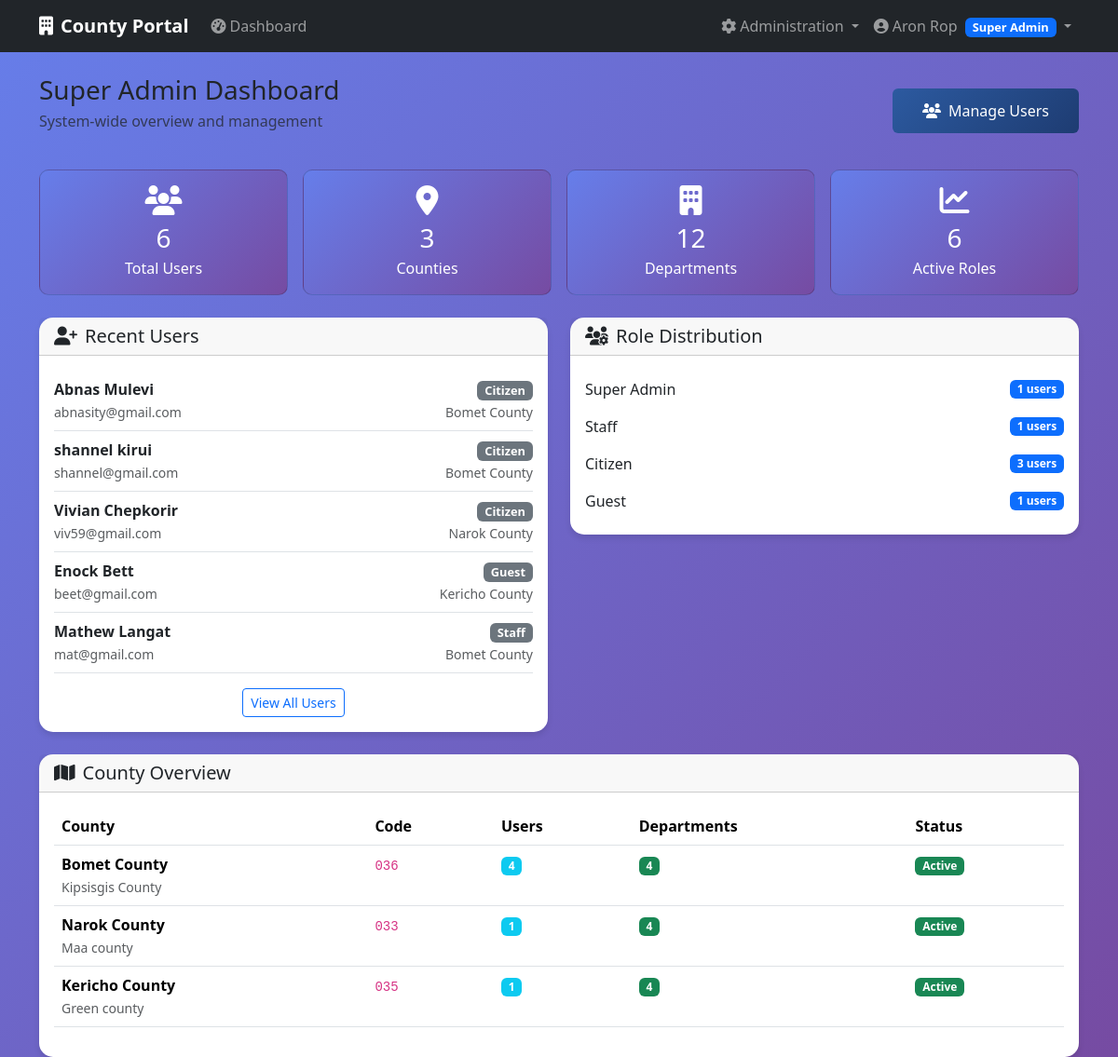
The page /admin-dashboard (signed in) on the database as committed earlier.
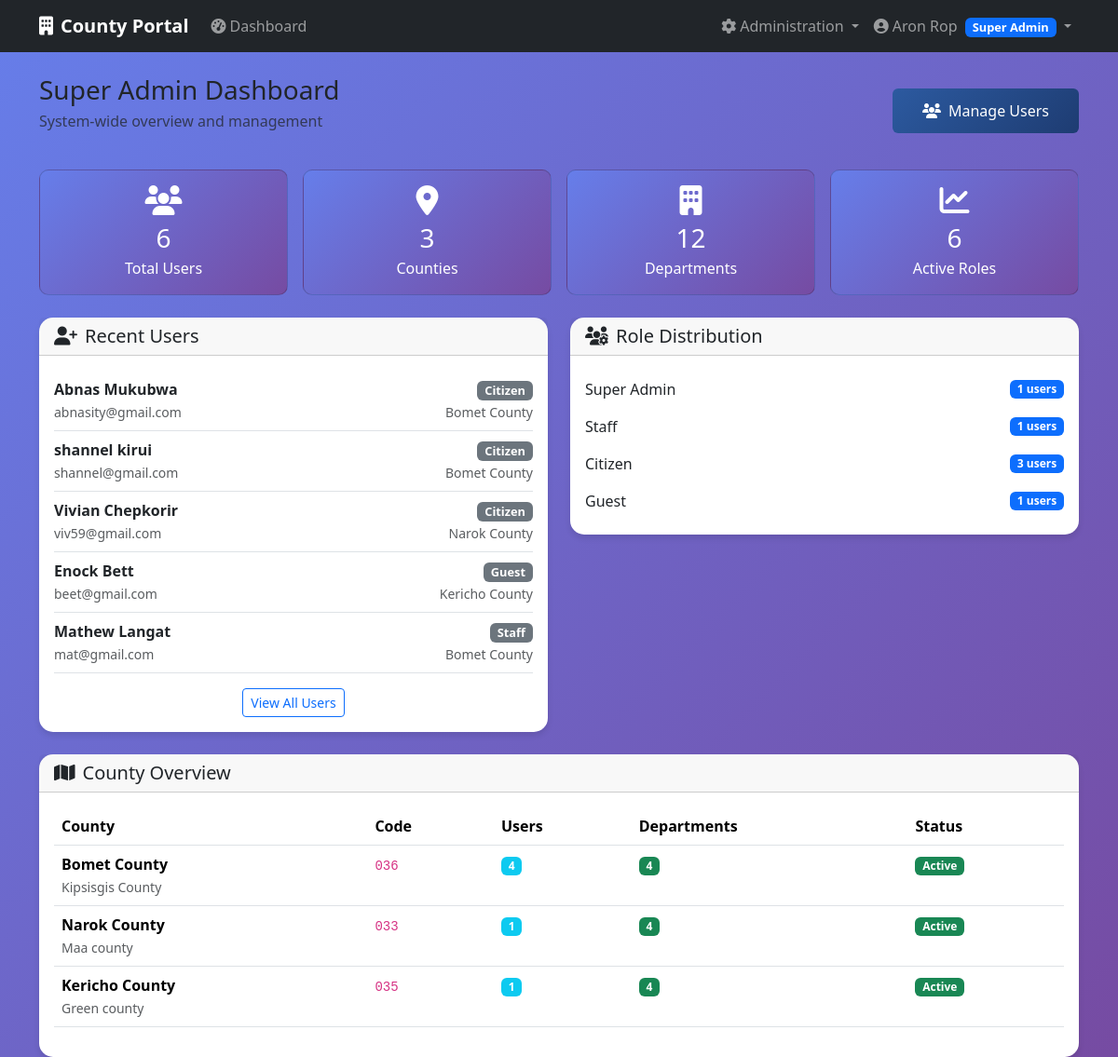
The same page on the database as committed later.
### app/models/user.py (models this page shows, shortened)
class User(db.Model, UserMixin):
    __tablename__ = 'users'
    id = db.Column(db.Integer, primary_key=True)
    email = db.Column(db.String(200), unique=True, nullable=False)
    password = db.Column(db.String(128), nullable=False)
    active = db.Column(db.Boolean(), default=True)
    confirmed_at = db.Column(db.DateTime())
    created_at = db.Column(db.DateTime(), nullable=False, default=db.func.current_timestamp())
    fs_uniquifier = db.Column(db.String(255), unique=True, nullable=False, default=lambda: str(uuid.uuid4()))
    county_id = db.Column(db.Integer, db.ForeignKey('counties.id'))
    department_id = db.Column(db.Integer, db.ForeignKey('departments.id'))
    last_login_at = db.Column(db.DateTime())
    current_login_at = db.Column(db.DateTime())
    last_login_ip = db.Column(db.String(50))
    current_login_ip = db.Column(db.String(50))
    login_count = db.Column(db.Integer, default=0)
    first_name = db.Column(db.String(100))
    last_name = db.Column(db.String(100))
    phone = db.Column(db.String(20))
    roles = db.relationship('Role', secondary=roles_users, backref=db.backref('users', lazy='dynamic'))
    def full_name(self):
        if self.first_name and self.last_name:
            return f"{self.first_name} {self.last_name}"
        return self.email.split('@')[0] # Fallback if user dont provide first and last name or both
    def has_role(self, role_name):
        return any(role.name == role_name for role in self.roles)

### app/models/county.py (models this page shows, shortened)
class County(db.Model):
        __tablename__ = 'counties'
        id = db.Column(db.Integer, primary_key=True)
        name = db.Column(db.String(100), unique=True, nullable=False)
        code = db.Column(db.String(10), unique=True, nullable=False)
        description = db.Column(db.Text)
        active = db.Column(db.Boolean, default=True)
        created_at = db.Column(db.DateTime, default=datetime.utcnow)
        users = db.relationship('User', backref='county', lazy='dynamic')
        departments = db.relationship('Department', backref='county',   lazy='dynamic')

### app/main/views.py (the view)
@main_bp.route('/admin-dashboard')
@login_required
@roles_required(UserRoles.SUPER_ADMIN)
def admin_dashboard():
    total_users = User.query.count()
    total_counties = County.query.count()
    total_departments = Department.query.count()
    recent_users = User.query.order_by(User.created_at.desc()).limit(5).all()
    role_stats = {}
    for role in Role.query.all():
        role_stats[role.name] = len(role.users.all())
    county_stats = []
    for county in County.query.all():
        county_stats.append({
            'county': county,
            'user_count': county.users.count(),
            'department_count': county.departments.count()
        })
    return render_template('auth/main/admin_dashboard.html',
                            total_users=total_users,
                            total_counties=total_counties,
                            total_departments=total_departments,
                            recent_users=recent_users,
                            role_stats=role_stats,
                            county_stats=county_stats)

### app/templates/auth/main/admin_dashboard.html (shortened to what the changed rows need)
{% extends "base.html" %}
{% block content %}
<div class="row">
    <div class="col-12">
        <div class="d-flex justify-content-between align-items-center mb-4">
            <div>
                <h1 class="h3 mb-1">Super Admin Dashboard</h1>
            </div>
        </div>
    </div>
</div>
<div class="row">
    <div class="col-md-6">
        <div class="card dashboard-card">
            <div class="card-body">
                {% for user in recent_users %}
                <div class="d-flex justify-content-between align-items-center py-2 border-bottom">
                    <div>
                        <strong>{{ user.full_name() }}</strong><br>
                        <small class="text-muted">{{ user.email }}</small>
                    </div>
                    <div class="text-end">
                        {% for role in user.roles %}
                        <span class="badge bg-secondary role-badge">{{ role.name.replace('_', ' ').title() }}</span>
                        {% endfor %}
                        {% if user.county %}
                        <br><small class="text-muted">{{ user.county.name }}</small>
                        {% endif %}
                    </div>
                </div>
                {% endfor %}
            </div>
        </div>
    </div>
</div>
<div class="row mt-4">
    <div class="col-12">
        <div class="card dashboard-card">
            <div class="card-body">
                <div class="table-responsive">
                    <table class="table table-hover">
                        <thead>
                            <tr>
                                <th>County</th>
                                <th>Code</th>
                                <th>Users</th>
                                <th>Departments</th>
                                <th>Status</th>
                            </tr>
                        </thead>
                    </table>
                </div>
            </div>
        </div>
    </div>
</div>
{% endblock %}

Rows that differ between the two databases and show on the page:
changed User "abnasity@gmail.com": full_name "Abnas Mulevi" → "Abnas Mukubwa"
